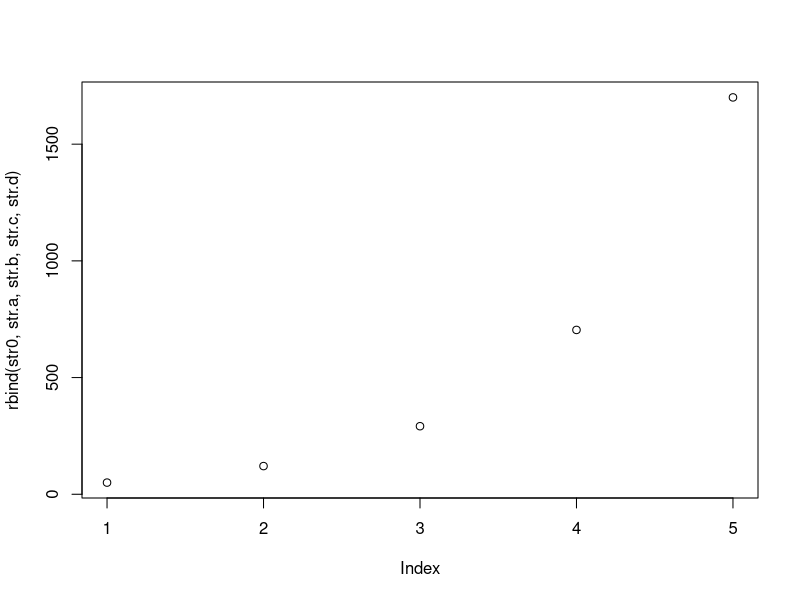

The R script that drew this image:
str = 50

str0= str
str = str*1.065
str = str*1.065
str = str*1.065
str = str*1.065
str = str*1.065
str = str*1.065
str = str*1.065
str = str*1.065
str = str*1.065
str = str*1.065
str = str*1.065
str = str*1.065
str = str*1.065
str = str*1.065
str
str.a = str

str = str*1.065
str = str*1.065
str = str*1.065
str = str*1.065
str = str*1.065
str = str*1.065
str = str*1.065
str = str*1.065
str = str*1.065
str = str*1.065
str = str*1.065
str = str*1.065
str = str*1.065
str = str*1.065
str.b = str

str = str*1.065
str = str*1.065
str = str*1.065
str = str*1.065
str = str*1.065
str = str*1.065
str = str*1.065
str = str*1.065
str = str*1.065
str = str*1.065
str = str*1.065
str = str*1.065
str = str*1.065
str = str*1.065
str.c = str

str = str*1.065
str = str*1.065
str = str*1.065
str = str*1.065
str = str*1.065
str = str*1.065
str = str*1.065
str = str*1.065
str = str*1.065
str = str*1.065
str = str*1.065
str = str*1.065
str = str*1.065
str = str*1.065
str.d = str

percenDiff = (str-str0)/str0
str-str0

plot(rbind(str0,str.a,str.b,str.c,str.d))
